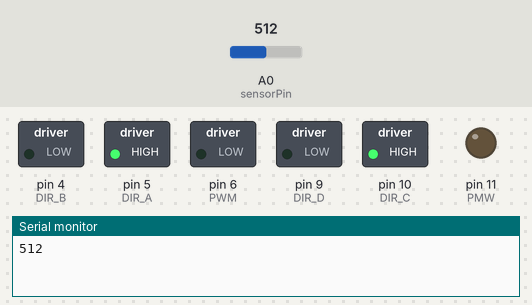
Bench run of a sketch on a simulated Arduino Uno, built with avr-gcc and run on an emulated ATmega328P. Shown: switched loads named in the sketch (green lamp = pin HIGH), output pins drawn as LEDs (lit = HIGH), the last lines printed to the serial monitor. Inputs (shaded band) come from the test bench; at power-on: A0 (sensorPin) = 512.

Above: at 1.2 s.
1.3 s: A0 (sensorPin) set to 504
At 1.8 s:
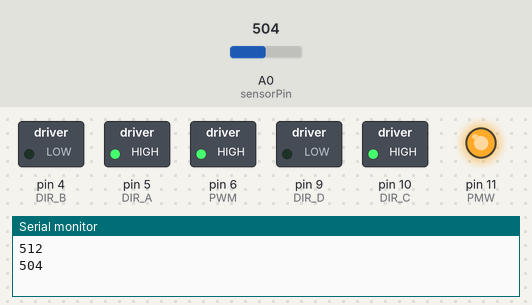
2.9 s: A0 (sensorPin) set to 511
At 4.2 s:
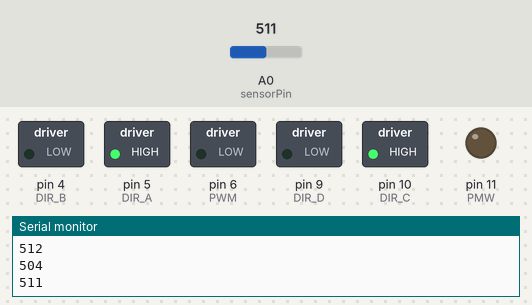
4.5 s: A0 (sensorPin) set to 306
At 5.4 s:
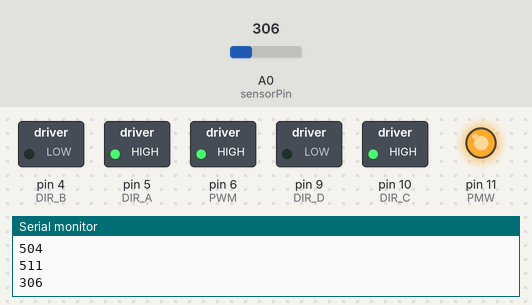
Timing chart, 0 to 7.5 s (numbered marks = the images above; inputs shaded):
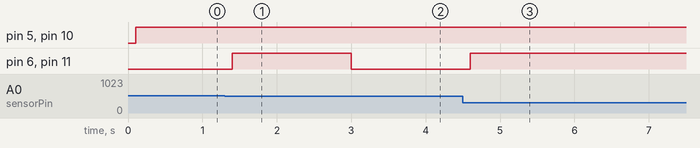

The sketch:

lightmotor.ino
```cpp
const int DIR_A = 5;
const int DIR_B = 4;
const int PWM = 6;
const int DIR_C = 10;
const int DIR_D = 9;
const int PMW = 11;
const int sensorPin = 0;
int lightCal;
int lightVal;
int lightvalue;
int a;
int b;

void setup() {

pinMode(DIR_A, OUTPUT);
pinMode(DIR_B, OUTPUT);
pinMode(PWM, OUTPUT);
lightCal = analogRead(sensorPin);

pinMode(DIR_C, OUTPUT);
pinMode(DIR_D, OUTPUT);
pinMode(PMW, OUTPUT);

Serial.begin(9600);


}

void loop() {

lightVal = analogRead(sensorPin);

if(lightvalue < lightVal)
{
  a = lightVal;
  Serial.println(a);
  delay(100);
}
if(lightvalue > lightVal)
{
  b = lightVal;
  Serial.println(b);
  delay(100);
}

int val = analogRead(0);
val = map(lightVal, a, b , 0, 255);
  if(lightVal <= a && lightVal >= b)
  {
    digitalWrite(DIR_A, HIGH);
    digitalWrite(DIR_B, LOW);
    analogWrite(PWM, val);

    digitalWrite(DIR_C, HIGH);
    digitalWrite(DIR_D, LOW);
    analogWrite(PMW, val);

  }

  lightvalue = lightVal;

}
```

Measured:
- the behaviour switches between 512 and 511 on A0 (sensorPin) (found by bisection; images 0 and 1)
- after the input at 1.3 s, pin 6 (PWM), pin 11 (PMW): LOW → HIGH after 0.10 s
- after the input at 2.9 s, pin 6 (PWM), pin 11 (PMW): HIGH → LOW after 0.10 s
- after the input at 4.5 s, pin 6 (PWM), pin 11 (PMW): LOW → HIGH after 0.10 s
